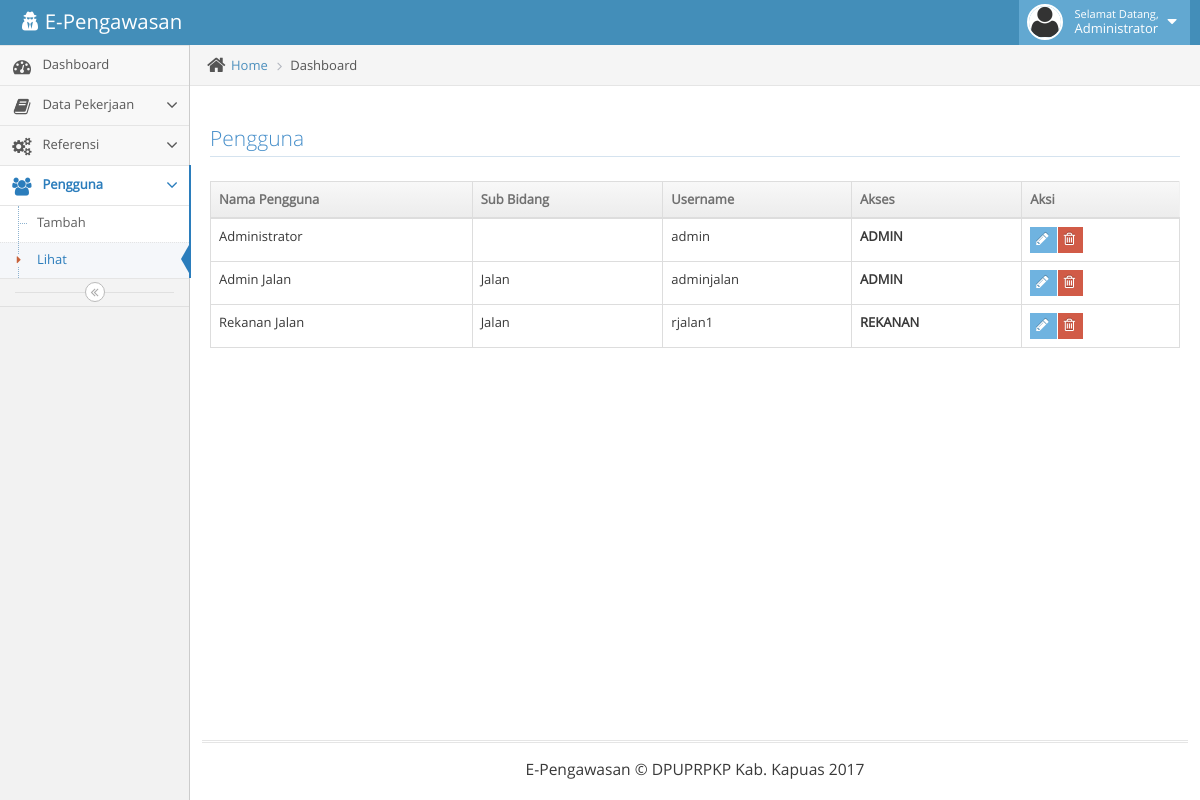
The app's page /main.php?page=pengguna (signed in) with its own data.
### tables this page shows
CREATE TABLE IF NOT EXISTS `user` (
  `username` varchar(50) NOT NULL,
  `idbidang` int(11) NOT NULL,
  `nama` varchar(100) NOT NULL,
  `password` varchar(50) NOT NULL,
  `akses` varchar(20) NOT NULL,
  PRIMARY KEY (`username`)
);

CREATE TABLE IF NOT EXISTS `ref_bidang` (
  `idbidang` int(11) NOT NULL AUTO_INCREMENT,
  `nmbidang` varchar(50) NOT NULL,
  PRIMARY KEY (`idbidang`)
);

### pengguna.php (the view, shortened to what this page needs)
<div class="main-content-inner">
	<div class="breadcrumbs ace-save-state" id="breadcrumbs">
		<ul class="breadcrumb">
			<li>
				<i class="ace-icon fa fa-home home-icon"></i>
				<a href="#">Home</a>
			</li>
			<li class="active">Dashboard</li>
		</ul>
	</div>
	<div class="page-content">
		<div class="row">
			<div class="col-xs-12">
				<?php
				if(isset($_GET['add'])){
				?>
				<div class="row">
					<div class="space-6"></div>
					<div class="col-md-12">
						<h3 class="header smaller lighter blue">Pengguna</h3>
						<div class="clearfix">
							<div class="pull-right tableTools-container"></div>
						</div>
						<div class="col-md-12">
							<div class="widget-box">
								<div class="widget-header">
									<h4 class="widget-title">Tambah Pengguna</h4>
								</div>
								<div class="widget-body">
									<div class="widget-main">
										<form method="post">
											<div>
												<label for="form-field-select-3">Sub Bidang</label>
												<br />
												<select name="bidang" class="chosen-select form-control" id="form-field-select-3" data-placeholder="Pilih Sub Bidang ...">
													<?php
													if($_SESSION['bidang']==0){
														?><option value="">  </option><?php
														$q=mysql_query("select * from ref_bidang");
														while($h=mysql_fetch_array($q)){
													?>
													<option value="<?php echo $h['idbidang']; ?>"><?php echo $h['nmbidang']; ?></option>
													<?php
														}
													}else{
														$q=mysql_query("select * from ref_bidang where idbidang=$_SESSION[bidang]");
														$h=mysql_fetch_array($q);
														?>
														<option value="<?php echo $h['idbidang']; ?>"><?php echo $h['nmbidang']; ?></option>
														<?php
													}
													?>
												</select>
											</div>
											<div>
												<label for="form-field-select-3">Nama Pengguna</label>
												<br />
												<input type="text" id="form-field-1" name="nama" placeholder="Nama Pengguna" class="form-control" />
											</div>
											<div>
												<label for="form-field-select-3">Username</label>
												<br />
												<input type="text" id="form-field-1" name="username" placeholder="Username" class="form-control" />
											</div>
											<div>
												<label for="form-field-select-3">Password</label>
												<br />
												<input type="password" id="form-field-1" name="password" placeholder="Password" class="form-control" />
											</div>
											<div>
												<label for="form-field-select-3">Hak Akses</label>
												<br />
												<select name="akses" class="chosen-select form-control" id="form-field-select-3" data-placeholder="Pilih Akses ...">
													<option value="">  </option>
													<option value="kpa">KPA</option>
													<option value="pptk">PPTK</option>
													<option value="pengawas">Pengawas</option>
													<option value="rekanan">Rekanan</option>
													<option value="admin">Administrator</option>
												</select>
											</div>
											<div class="form-actions center">
												<button class="btn btn-info" name="add" type="submit">
													<i class="ace-icon fa fa-check bigger-110"></i>
													Submit
												</button>
												&nbsp; &nbsp; &nbsp;
												<button class="btn btn-danger" type="button" onclick="location.href='?page=ref-rekanan'">
													<i class="ace-icon fa fa-close bigger-110"></i>
													Cancel
												</button>
											</div>
										</form>
										<hr />
									</div>
								</div>
							</div>
						</div>
					</div>
				</div>
				<?php
				}else{
				?>
				<div class="row">
					<div class="space-6"></div>
					<div class="col-md-12">
						<h3 class="header smaller lighter blue">Pengguna</h3>
						<div class="clearfix">
						</div>
						<table id="table-pengguna" class="table table-bordered table-hover">
							<thead>
								<tr>
									<th>Nama Pengguna</th>
									<th>Sub Bidang</th>
									<th>Username</th>
									<th>Akses</th>
									<th>Aksi</th>
								</tr>
							</thead>
							<tbody>
								<?php
								if($_SESSION['bidang']==0){
									$q=mysql_query("select * from user");
								}else{
									$q=mysql_query("select * from user where idbidang=$_SESSION[bidang] and username<>'$_SESSION[id]'");
								}
								while($h=mysql_fetch_array($q)){
									$qq=mysql_query("select * from ref_bidang where idbidang=$h[idbidang]");
									$hh=mysql_fetch_array($qq);
								?>
								<tr>
									<td><?php echo $h['nama']; ?></td>
									<td><?php echo $hh['nmbidang']; ?></td>
									<td><?php echo $h['username']; ?></td>
									<td><strong><?php echo strtoupper($h['akses']); ?></strong></td>
									<td>
										<div class="btn-group">
											<button class="btn btn-xs btn-info" onclick="location.href='?page=pengguna&id=<?php echo $h['username']; ?>&edit'" type="button">
												<i class="ace-icon fa fa-pencil bigger-120"></i>
											</button>
											<button class="btn btn-xs btn-danger" onclick="location.href='?page=pengguna&id=<?php echo $h['username']; ?>&del'" type="button">
												<i class="ace-icon fa fa-trash-o bigger-120"></i>
											</button>
										</div>
									</td>
								</tr>
								<?php
								}
								?>
							</tbody>
						</table>
					</div>
				</div>
				<?php
				}
				?>
			</div>
		</div>
	</div>
</div>

### records on screen
user: nama "Administrator", username "admin", akses "ADMIN"
user: nama "Admin Jalan", idbidang.nmbidang "Jalan", username "adminjalan", akses "ADMIN"
user: nama "Rekanan Jalan", idbidang.nmbidang "Jalan", username "rjalan1", akses "REKANAN"

### other values on screen
$_SESSION['nama'] "Administrator"
